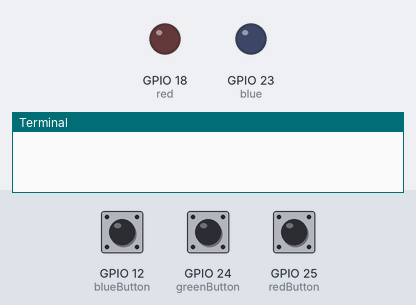
Recording of a program running on a simulated Raspberry Pi (BCM pin numbers). Shown: output pins drawn as LEDs (lit = HIGH), the last lines printed to the terminal. The inputs (shaded band) are chosen by the test bench; at power-on: GPIO 12 (blueButton) HIGH, GPIO 24 (greenButton) HIGH, GPIO 25 (redButton) HIGH.

Above: at 1.2 s.
1.3 s: GPIO 12 (blueButton) pulled LOW for 1.2 s
At 1.51 s:
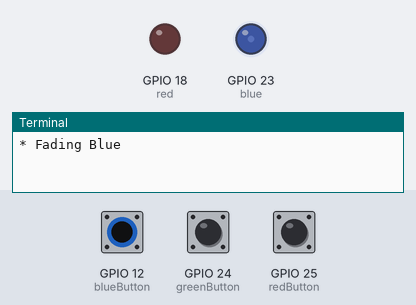
4.8 s: GPIO 24 (greenButton) pulled LOW for 1.2 s
At 6.0 s:
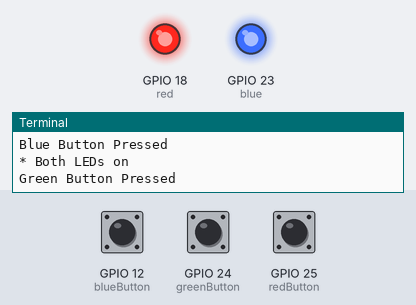
7.5 s: GPIO 25 (redButton) pulled LOW for 1.2 s
At 7.71 s:
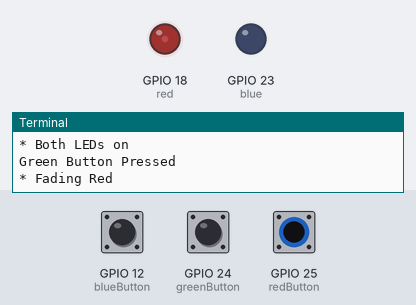
11.0 s: GPIO 24 (greenButton) pulled LOW for 1.2 s
At 12.0 s:
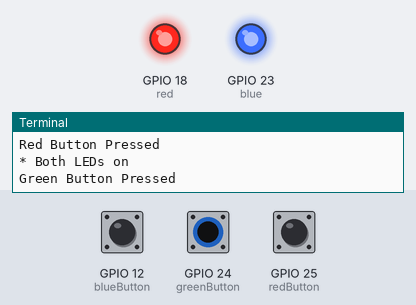
13.7 s: GPIO 25 (redButton) pulled LOW for 3.2 s
At 14.11 s:
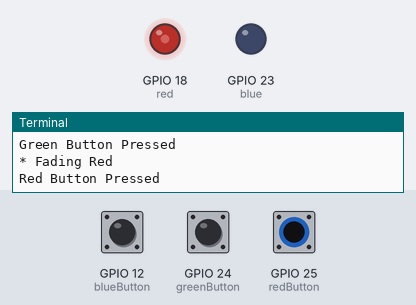
18.4 s: GPIO 24 (greenButton) pulled LOW for 3.2 s
At 18.8 s:
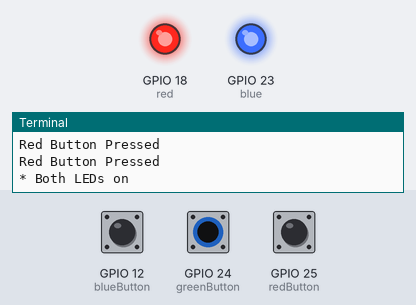
Timing chart, 0 to 21.4 s (numbered marks = the images above; inputs shaded):
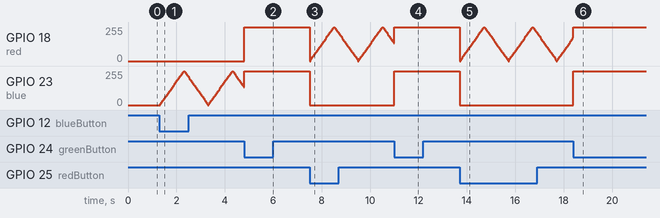

Measured:
- after the input at 4.8 s, GPIO 18 (red): 0/255 → 255/255 at once
- after the input at 11.0 s, GPIO 23 (blue): 0/255 → 255/255 at once
- after the input at 18.4 s, GPIO 23 (blue): 0/255 → 255/255 at once

The program:

MultiButtonTest.py
```python
#
# MultiButtonTest.py - This is the Python code used to demonstrate
# the functionality of multiple buttons and PWMLED controls from the
# gpiozero library by displaying a Red or Blue LED fading in and out.
#
# This code works with the test circuit that was built for module 7.
#
# The first button (green) will light both LEDs solid.
# The second button (Red) will turn off the Blue LED and fade the
# Red LED.
# The third button (Blue) will turn off the Red LED and fade the
# Blue LED.
#
#------------------------------------------------------------------
# Change History
#------------------------------------------------------------------
# Version   |   Description
#------------------------------------------------------------------
#    1          Initial Development
#------------------------------------------------------------------

##
## Imports required to handle our Button, and our PWMLED devices
##
from gpiozero import Button, PWMLED

##
## Import required to allow us to pause for a specified length of time
##
from time import sleep

##
## DEBUG flag - boolean value to indicate whether or not to print
## status messages on the console of the program
##
DEBUG = True

##
## Our two LEDs, utilizing GPIO 18, and GPIO 23
##
red = PWMLED(18)
blue = PWMLED(23)


def bothOn():
    if(DEBUG):
        print('* Both LEDs on')
    red.off()
    blue.off()
    red.on()
    blue.on()

def redFade():
    if(DEBUG):
        print('* Fading Red')
    blue.off()
    red.pulse()

def blueFade():
    if(DEBUG):
        print('* Fading Blue')
    red.off()
    blue.pulse()

##
## Configure our green button to use GPIO 24 and to execute
## the bothOn method when pressed.
##
greenButton = Button(24)
greenButton.when_pressed = bothOn

##
## Configure our Red button to use GPIO 25 and to execute
## the redFade method when pressed.
##
redButton = Button(25)
redButton.when_pressed = redFade

##
## Configure our Blue button to use GPIO 12 and to execute
## the blueFade method when pressed.
##
blueButton = Button(12)
blueButton.when_pressed = blueFade

##
## Setup our loop control flag
##
repeat = True

##
## Dummy loop to run over time.
##
while repeat:
    try:
        if(greenButton.is_pressed):
            ## Only display if the DEBUG flag is set
            if(DEBUG):
                print("Green Button Pressed")
        if(redButton.is_pressed):
            ## Only display if the DEBUG flag is set
            if(DEBUG):
                print("Red Button Pressed")
        if(blueButton.is_pressed):
            ## Only display if the DEBUG flag is set
            if(DEBUG):
                print("Blue Button Pressed")
        sleep(1)
    except KeyboardInterrupt:
        print("Cleaning up. Exiting...")
        repeat = False
        sleep(1)
```
